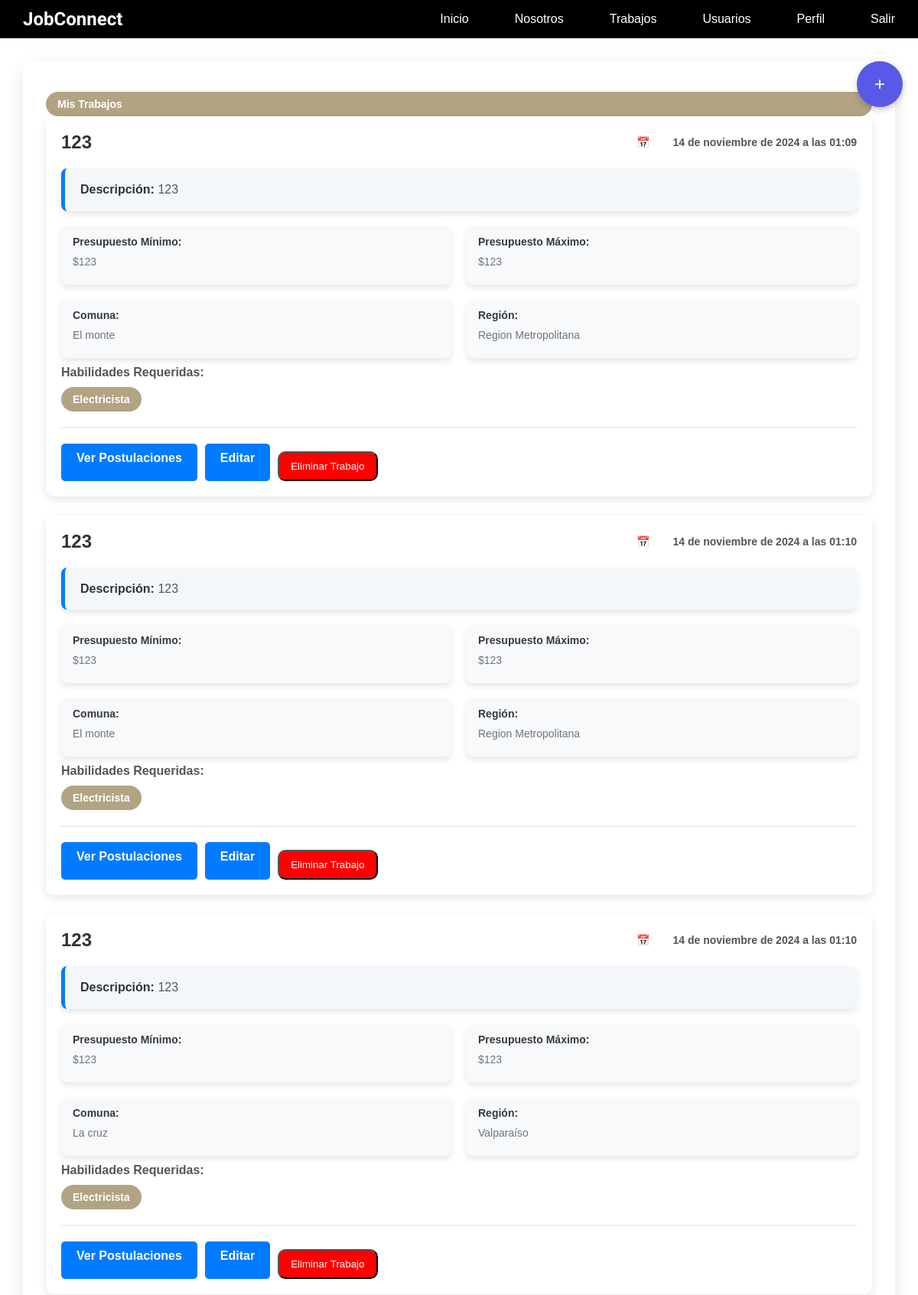
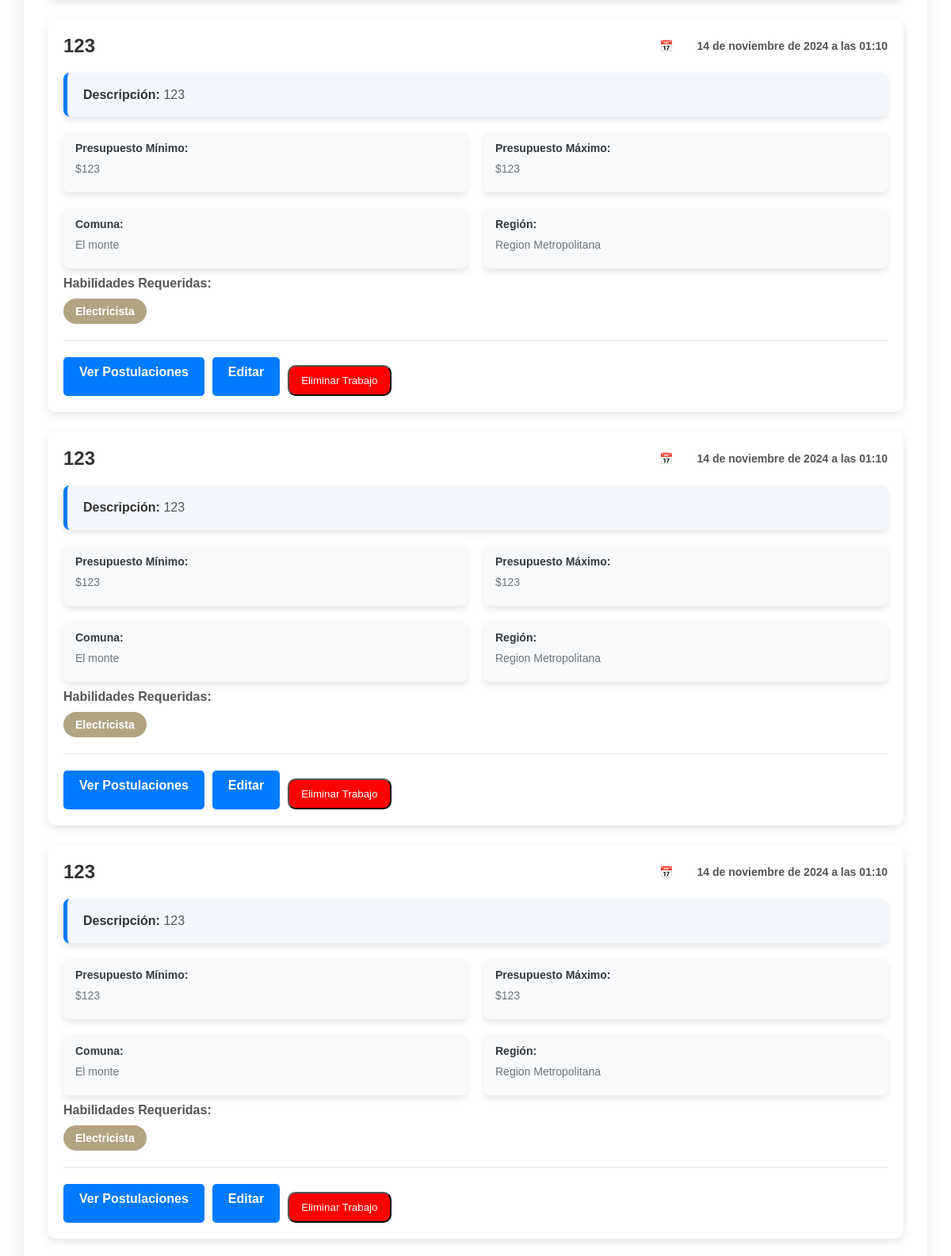
The app's page /trabajos/ver_trabajos/ (signed in, upper part) with its own data (2 pictures, top to bottom).
### usuarios/models.py (models this page shows, shortened)
class Trabajo(models.Model):
    titulo = models.CharField(max_length=200)
    descripcion = models.TextField()
    presupuesto_minimo = models.IntegerField()
    presupuesto_maximo = models.IntegerField()
    region = models.ForeignKey(Region, on_delete=models.SET_NULL, null=True)
    comuna = models.ForeignKey(Comuna, on_delete=models.SET_NULL, null=True)
    usuario_creador = models.ForeignKey(CustomUser, on_delete=models.CASCADE, related_name='trabajos_creados')
    fecha_creacion = models.DateTimeField(auto_now_add=True)
    is_disponible = models.BooleanField(default=True)
    trabajador_seleccionado = models.ForeignKey(CustomUser, null=True, blank=True, on_delete=models.SET_NULL,related_name="trabajos_seleccionados")
    is_completado = models.BooleanField(default=False)
    habilidades = models.ManyToManyField('Habilidades', blank=True)
    forma_pago = models.CharField(max_length=50, null=True, blank=True)
    pago_final = models.IntegerField(null=True, blank=True)

class Comuna(models.Model):
    nombre = models.CharField(max_length=100)
    region = models.ForeignKey(Region, on_delete=models.CASCADE, related_name='comunas')
    def __str__(self):
        return self.nombre

class Region(models.Model):
    nombre = models.CharField(max_length=100)
    def __str__(self):
        return self.nombre

class Habilidades(models.Model):
    nombre = models.CharField(max_length=50, unique=True)

### trabajos/views.py (the view)
# urls.py: path('ver_trabajos/', views.ver_trabajos, name='ver_trabajos'),
@login_required
def ver_trabajos(request):
    completado = request.GET.get('completado', 'False') == 'True'
    trabajos = Trabajo.objects.filter(usuario_creador=request.user, is_completado=completado)
    completado_opuesto = not completado
    if request.method == 'POST':
        trabajo_id = request.POST.get('trabajo_id')
        trabajo = get_object_or_404(Trabajo, id=trabajo_id)
        trabajo.delete()
        messages.success(request, f'Trabajo "{trabajo.titulo}" eliminado correctamente.', extra_tags=f"trabajo-eliminado-{trabajo.id}")
        return redirect('ver_trabajos')
    return render(request, 'trabajos/ver_trabajos.html', {
        'trabajos': trabajos,
        'completado': completado,  # Pasar el valor del filtro a la plantilla
        'completado_opuesto': completado_opuesto  # Pasar el valor opuesto a la plantilla
    })

### trabajos/templates/trabajos/ver_trabajos.html (shortened to what this page needs)
{% extends 'core/base.html' %}
{% load static %}
{% block extra_css %}
    <link rel="stylesheet" type="text/css" href="{% static 'trabajos/css/ver_trabajos.css' %}">
    <link href="https://cdnjs.cloudflare.com/ajax/libs/font-awesome/6.0.0-beta3/css/all.min.css" rel="stylesheet">
{% endblock %}
{% block content %}
    <a href="{% url 'crear_trabajo' %}" class="floating-btn">
        <span class="btn-icon">+</span>
    </a>
    <div class="container-main">
        <h2 class="Titulo">Mis Trabajos</h2>
        {% if trabajos %}
        <ul>
            {% for trabajo in trabajos %}
                <div class="carta">
                    <div class="carta-header">
                        <h2 class="titulo">{{ trabajo.titulo }}</h2>
                        <div class="info-header">
                            <div class="info-item fecha">
                                <span class="icon">📅</span>
                                <strong>{{ trabajo.fecha_creacion }}</strong>
                            </div>
                        </div>
                    </div>
                    <div class="carta-body">
                        <div class="descripcion-container">
                            <p><strong>Descripción:</strong> {{ trabajo.descripcion }}</p>
                        </div>
                        <div class="nuevos-datos">
                            {% load l10n %}
                            <div class="dato">
                                <strong>Presupuesto Mínimo:</strong>
                                <p>${{ trabajo.presupuesto_minimo |localize }}</p>
                            </div>
                            <div class="dato">
                                <strong>Presupuesto Máximo:</strong>
                                <p>${{ trabajo.presupuesto_maximo|localize  }}</p>
                            </div>
                            <div class="dato">
                                <strong>Comuna:</strong>
                                <p>{{ trabajo.comuna }}</p>
                            </div>
                            <div class="dato">
                                <strong>Región:</strong>
                                <p>{{ trabajo.region }}</p>
                            </div>
                        </div>
                        {% if trabajo.habilidades.all %}
                            <p><strong>Habilidades Requeridas:</strong></p>
                            <div class="habilidades-container">
                                {% for habilidad in trabajo.habilidades.all %}
                                    <span class="habilidad">{{ habilidad.nombre }}</span>
                                {% endfor %}
                            </div>
                        {% else %}
                            <p><strong>Habilidades Requeridas:</strong> No se han especificado habilidades.</p>
                        {% endif %}
                    </div>
                    <hr class="linea-separadora">
                    <div class="acciones">
                        {% if trabajo.is_completado and trabajo.trabajador_seleccionado %}
                            <a href="{% url 'match' trabajo.id %}" class="btn resumen-btn">Ver Resumen</a>
                        {% else %}
                            {% if trabajo.trabajador_seleccionado %}
                                <a href="{% url 'match' trabajo.id %}" class="btn resumen-btn">Ver Resumen</a>
                            {% else %}
                                <a href="{% url 'ver_postulaciones' trabajo.id %}" class="btn filtro-btn">Ver Postulaciones</a>
                                <a href="{% url 'editar_trabajo' trabajo.id %}" class="btn filtro-btn">Editar</a>
                                <button class="openModalBtn" data-trabajo-id="{{ trabajo.id }}">Eliminar Trabajo</button>
                            {% endif %}
                        {% endif %}
                    </div>
                </div>
            {% empty %}
                <li>No has creado ningún trabajo aún.</li>
            {% endfor %}
        </ul>
        {% else %}
            <div class="message {{ message.tags }}">
                <i class="fas fa-exclamation-circle"></i>
                No tienes trabajos creados.
            </div>
        {% endif %}
    </div>
{% endblock %}

### core/static/core/css/base.css (style rules this page uses)
* { margin: 0; padding: 0; }
body { min-height: 100vh; font-family: 'Arial', 'Helvetica', sans-serif; }
.icon { margin-right: auto; height: 100%; padding: 0 30px; text-decoration: none; display: flex; align-items: center; color: white; font-family: 'Prompt', sans-serif; font-weight: bold; }

### trabajos/static/trabajos/css/ver_trabajos.css (style rules this page uses)
.floating-btn { position: fixed; top: 80px; right: 20px; width: 60px; height: 60px; background-color: rgb(89, 89, 231); color: white; border-radius: 50%; display: flex; align-items: center; justify-content: center; text-decoration: none; font-size: 24px; box-shadow: 0 4px 8px rgba(0, 0, 0, 0.2); transition: background-color 0.3s; }
.container-main { width: 90%; max-width: 1200px; margin: 30px auto; padding: 30px; background-color: #fff; border-radius: 12px; box-shadow: 0 8px 24px rgba(0, 0, 0, 0.1); transition: transform 0.3s ease, box-shadow 0.3s ease; }
.Titulo { display: flex; flex-wrap: wrap; gap: 15px; margin-top: 10px; }
.Titulo { padding: 8px 15px; background-color: #70561989; color: white; border-radius: 25px; font-size: 14px; font-weight: bold; text-transform: capitalize; transition: background-color 0.3s ease, transform 0.3s ease; }
.carta { background-color: #fff; margin-bottom: 25px; padding: 20px; border-radius: 10px; box-shadow: 0 4px 12px rgba(0, 0, 0, 0.1); transition: box-shadow 0.3s ease; }
.carta-header { display: flex; justify-content: space-between; align-items: center; margin-bottom: 20px; }
.carta-header .titulo { font-size: 24px; color: #333; font-weight: 600; margin: 0; }
.info-header { display: flex; justify-content: flex-end; gap: 15px; }
.info-item { display: flex; justify-content: center; align-items: center; font-size: 14px; color: #555; }
.carta-body { margin-bottom: 20px; }
.carta-body p { font-size: 16px; margin: 10px 0; color: #555; }
.nuevos-datos { display: grid; grid-template-columns: repeat(2, 1fr); gap: 20px; margin-top: 20px; }
.dato { background-color: #f8f9fa; padding: 12px 15px; border-radius: 8px; box-shadow: 0 4px 8px rgba(0, 0, 0, 0.1); font-size: 14px; color: #495057; }
.dato strong { display: block; font-size: 14px; font-weight: bold; color: #343a40; margin-bottom: 5px; }
.dato p { font-size: 14px; color: #6c757d; }
.habilidades-container { display: flex; flex-wrap: wrap; gap: 15px; margin-top: 10px; }
.habilidad { padding: 8px 15px; background-color: #70561989; color: white; border-radius: 25px; font-size: 14px; font-weight: bold; text-transform: capitalize; transition: background-color 0.3s ease, transform 0.3s ease; }
.descripcion-container { display: flex; align-items: flex-start; background-color: #f4f7fa; border-left: 5px solid #007bff; padding: 15px 20px; margin-bottom: 20px; border-radius: 8px; box-shadow: 0 4px 8px rgba(0, 0, 0, 0.1); font-size: 16px; color: #555; transition: background-color 0.3s ease, transform 0.3s ease; }
.descripcion-container p { margin: 0; line-height: 1.6; }
.descripcion-container strong { font-weight: 600; color: #333; }
.linea-separadora { border: 0; border-top: 2px solid #eee; margin: 20px 0; }
.acciones { display: flex; justify-content: flex-start; gap: 10px; margin-top: 20px; }
.btn { padding: 12px 25px; background-color: #007bff; color: white; text-decoration: none; border-radius: 50px; font-weight: bold; font-size: 16px; transition: background-color 0.3s ease, transform 0.3s ease; }
.info-header { display: flex; flex-direction: column; align-items: flex-end; text-align: right; }
.openModalBtn { display: inline-block; margin-top: 10px; padding: 10px 15px; background-color: #ff0000; color: white; text-decoration: none; border-radius: 10px; transition: background-color 0.3s; }
.filtro-btn { padding: 10px 20px; background-color: #007bff; color: white; text-decoration: none; font-weight: bold; border-radius: 5px; text-align: center; transition: background-color 0.3s; display: inline-block; }

### records on screen
Trabajo: titulo "123", fecha_creacion "14 de noviembre de 2024 a las 01:09", descripcion "123", presupuesto_minimo "123", presupuesto_maximo "123", comuna "El monte", region "Region Metropolitana"
Habilidades: nombre "Electricista"
Trabajo: titulo "123", fecha_creacion "14 de noviembre de 2024 a las 01:10", descripcion "123", presupuesto_minimo "123", presupuesto_maximo "123", comuna "El monte", region "Region Metropolitana"
Trabajo: titulo "123", fecha_creacion "14 de noviembre de 2024 a las 01:10", descripcion "123", presupuesto_minimo "123", presupuesto_maximo "123", comuna "La cruz", region "Valparaíso"
Trabajo: titulo "123", fecha_creacion "14 de noviembre de 2024 a las 01:10", descripcion "123", presupuesto_minimo "123", presupuesto_maximo "123", comuna "El monte", region "Region Metropolitana"
Trabajo: titulo "123", fecha_creacion "14 de noviembre de 2024 a las 01:10", descripcion "123", presupuesto_minimo "123", presupuesto_maximo "123", comuna "El monte", region "Region Metropolitana"
Trabajo: titulo "123", fecha_creacion "14 de noviembre de 2024 a las 01:10", descripcion "123", presupuesto_minimo "123", presupuesto_maximo "123", comuna "El monte", region "Region Metropolitana"
